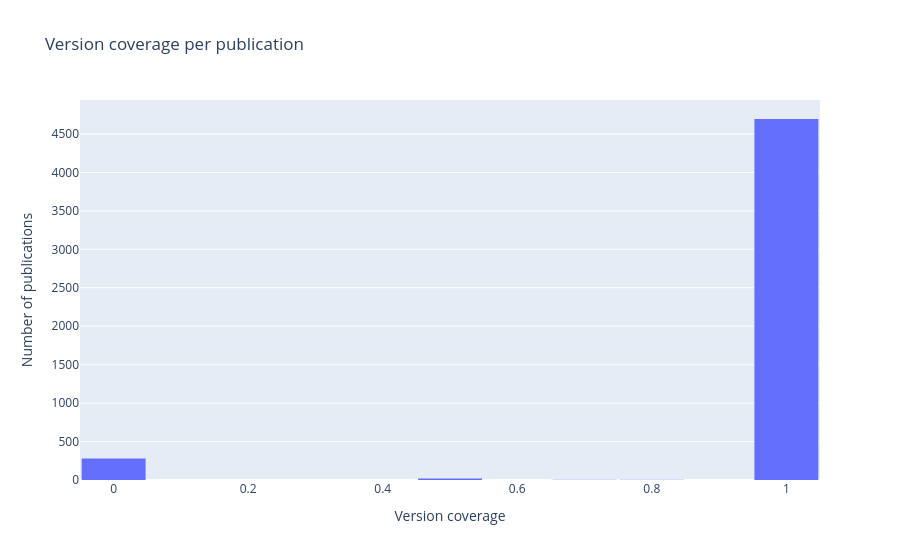

Write notebook code for a chart like this one.
### Code cell


### Figure 1 — Plotly figure (JSON) as saved in the notebook; plotly's stock layout.template omitted (floating-point values rounded to 4 significant figures; data arrays with more than 128 entries replaced by an {"elided": "..."} marker saying what was removed)
{"data": [{"bingroup": "x", "hovertemplate": "x=%{x}<br>count=%{y}<extra></extra>", "legendgroup": "", "marker": {"color": "#636efa", "pattern": {"shape": ""}}, "name": "", "nbinsx": 20, "orientation": "v", "showlegend": false, "x": {"elided": "5000 float values"}, "xaxis": "x", "yaxis": "y", "type": "histogram"}], "layout": {"xaxis": {"anchor": "y", "domain": [0, 1], "title": {"text": "Version coverage"}}, "yaxis": {"anchor": "x", "domain": [0, 1], "title": {"text": "Number of publications"}}, "legend": {"tracegroupgap": 0}, "title": {"text": "Version coverage per publication"}, "barmode": "relative", "bargap": 0.05}}
